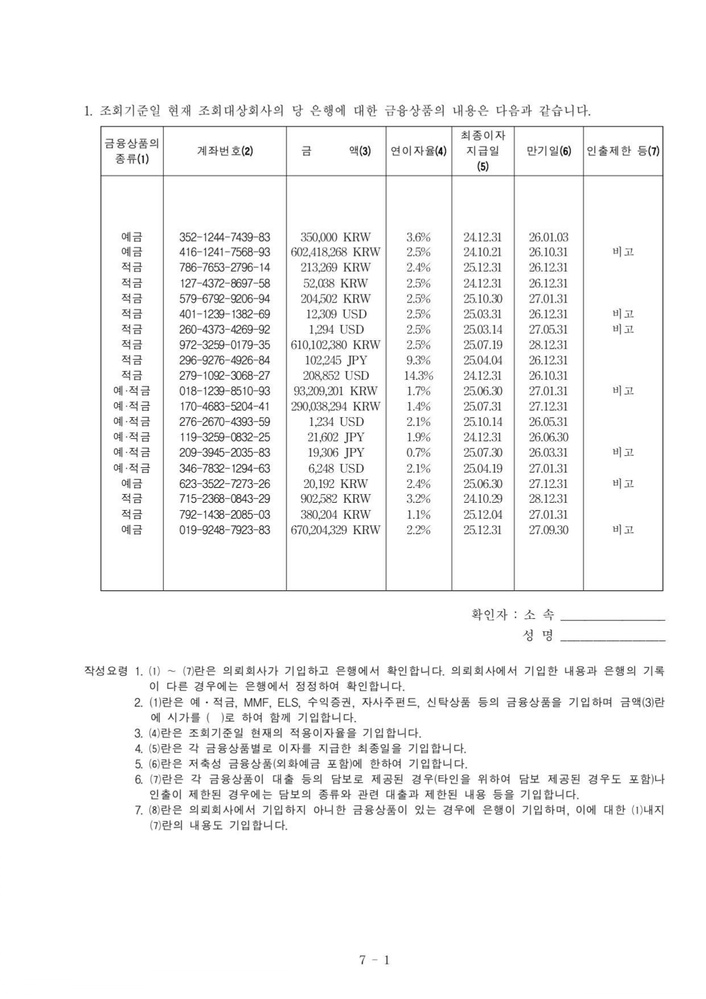
#> input picture tests/data/bank_audit_letter-0003.jpg, 706 x 999 px, shrunk from 1240 x 1755 before the run
$ python -i preprocessor.py   (imports and definitions only)
#> lines starting #> are read from the running program, lines starting #| are printed output that depends on the picture; after the words box and inside, x2 and y2 are one past the last pixel; in counts of white or black regions, pixels touching at a corner belong together
#> further down, picture is the input picture: shape (999, 706, 3); min 3, max 255, mean 245.5
# src/core/achieve/preprocessor.py
import cv2
import numpy
import numpy as np
from numpy import ndarray


class ImagePreprocessor:
    """
    OpenCV를 활용하여 문서 이미지의 기울기를 보정하고, 표 영역을 탐지하여 잘라낸 뒤,
    OCR 인식률을 극대화하기 위해 각 표의 이미지를 보정합니다.
    # TODO: 표가 크롭된 이미지일 때, 외곽 테두리(표 선)가 1,000픽셀이고, 글자가 100픽셀일 때 기울기를 올바르게 계산할 수 있나 확인
    """

    def process_page(self, page_image: np.ndarray) -> list[np.ndarray]:
        """
        문서 한 장을 입력받아 [수평 보정 -> 표 찾기 -> 자르기 -> 화질 개선] 과정을 거쳐
        최종적으로 OCR 인식에 최적화된 표 이미지 리스트를 반환하여 OCR을 수행할 수 있도록 합니다.

        Args:
            page_image (np.ndarray): PDF에서 변환된 원본 이미지 (BGR 컬러)

        Returns:
            list[np.ndarray]: 전처리가 완료된 '표 영역 이미지'의 리스트
        """
        # 전처리한 표 이미지를 보관하는 배열
        processed_tables = []

        # 1. 기울기 계산을 위해 페이지 전체 기울기 보정(Deskew) 로직 호출
        # 흑백(Gray) 상태에서 각도 계산이 더 정확하므로 컬러인 경우 흑백으로 변환합니다.
        if len(page_image.shape) == 3:  # 이미지가 컬러인 경우 (BGR)
            gray_for_skew = cv2.cvtColor(page_image, cv2.COLOR_BGR2GRAY)
        else:
            gray_for_skew = page_image

        # 2. 표 외곽선을 정확하게 찾기 위해 이미지의 기울어진 각도를 계산하고, 문서를 올바르게 회전하여 수평을 맞춥니다.
        angle = self._get_skew_angle(gray_for_skew)
        if abs(angle) > 0.5:    # 0.5도 미만의 미세한 기울기는 OCR 엔진이 자체적으로 허용 범위 내에서 처리할 수 있는 수준
            # 기울어진 각도의 반대 방향으로 회전을 시켜야 수평을 맞출 수 있음
            page_image = self._rotate_image(page_image, -angle)

        # 3. 문서 내에서 표가 위치한 영역을 탐지하여 Bounding Box (x, y, w, h) 형태를 획득
        bounding_boxes = self._detect_tables(page_image)

        # 4. 각각의 표를 이미지로 잘라내어 전처리를 수행
        for (x, y, w, h) in bounding_boxes: # 탐지한 각 표의 4가지 좌표를 순화하면서
            # 이미지 배열 슬라이싱을 통해 표 영역을 잘라냅니다.
            cropped_table = page_image[y:y+h, x:x+w]
            # 잘라낸 표의 이미지를 제거하고 글자를 선명하게 합니다.
            enhanced_table = self._enhance_image(cropped_table)
            processed_tables.append(enhanced_table)

        return processed_tables

    @staticmethod
    def _get_skew_angle(binary_image: numpy.ndarray) -> float:
        """
        문서 내 글자 배치 방향을 분석하여 얼마나 이미지가 기울어졌는지 계산합니다.

        Args:
            binary_image: 전처리가 필요한 이진화된 이미지 (배경: 255(흰색), 글자: 0(검은색))

        Returns:
            이미지를 똑바로 세우기 위해 보정해야 할 각도 (float, Degree 단위, 양수는 반시계 방향, 음수는 시계 방향)
        """
        # 1. 배경과 글자를 명확히 분리 (Otsu 이진화)
        # 글자 부분을 255(흰색)으로 반전해야 각도를 계산하여 데이터로 인식할 수 있습니다.
        _, thresh = cv2.threshold(binary_image, 0, 255, cv2.THRESH_BINARY_INV | cv2.THRESH_OTSU)
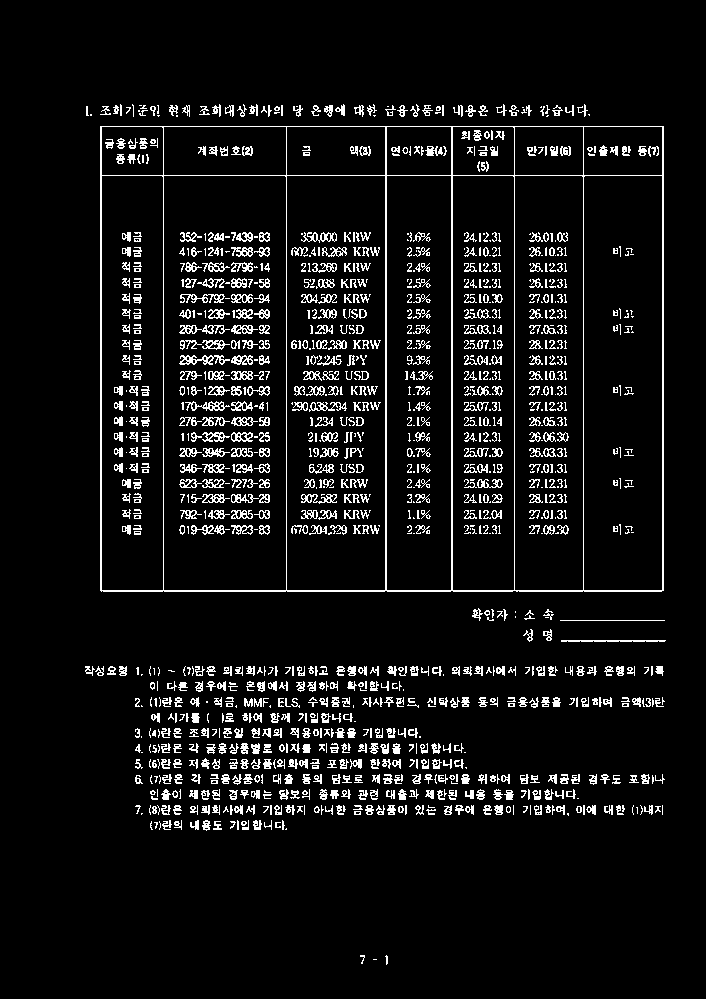
#> thresh: shape (999, 706); 7.2% white in thin lines or dots, all inside (x1, y1, x2, y2) = (85, 104, 666, 965)

        # 2. 글자가 있는 모든 좌표(x, y)를 추출
        """
        np.column_stack((array1, array2)): 두 배열을 옆으로 나란히 붙여서 2차원 배열(좌표 쌍)로 만듭니다.
            > np.column_stack(([1, 2, 3, 3], [1, 1, 1, 2]))
            > [[1, 1], [2, 1], [3, 1], [3, 2]] (y, x 좌표 쌍 완성)

        np.where(조건):
            배열에서 조건을 만족하는 요소들의 '인덱스(위치)'를 행(y) 따로, 열(x) 따로 반환합니다.

        l자_글자 = np.array([
            [255, 255, 255, 255, 255],
            [255,   0, 255, 255, 255], # (1, 1) 위치
            [255,   0, 255, 255, 255], # (2, 1) 위치
            [255,   0,   0, 255, 255], # (3, 1), (3, 2) 위치
            [255, 255, 255, 255, 255]
        ])

        조건(0인 글자 위치)을 만족하는 행(row) 인덱스와 열(column) 인덱스 추출
            > np.where(l자_글자 < 127)
            > (array([1, 2, 3, 3]), array([1, 1, 1, 2]))
        해석: 1행, 2행, 3행, 3행에 데이터가 있고 / 각 1열, 1열, 1열, 2열에 데이터가 있음
        """
        y_coords, x_coords = np.where(thresh > 0)   # 검은색이 아닌 글자 픽셀의 좌표 추출

        # 좌표 순서 교정 (y, x) -> (x, y)
        # openCV 함수는 (x, y) 형태의 좌표를 요구함
        # 추출한 좌표를 [x, y] 쌍의 형태로 묶어 2차원 리스트로 변환
        coords = np.column_stack((x_coords, y_coords))
#> coords = 50612 pairs, first value 85 to 665, second value 104 to 964

        # 3. 모든 글자 좌표를 감싸는 '가장 작은 회전된 사각형'을 찾음
        if not len(coords):
            return 0.0

        # MinAreaRect는 사각형을 회전시키며 글자 픽셀을 감싸는 넓이가 제일 작은 사각형을 찾는 함수
        # 사각형의 [중심점, (너비, 높이), 회전각도]를 반환
        # 이때 사각형의 각도가 문서가 삐뚫어진 각도와 일치함
        # 반시계 방향으로 기울어지면 양수, 시계 방향으로 기울어지면 음수 반환
        rect = cv2.minAreaRect(coords)
#> rect = ((375, 534), (860, 580), -90)
        angle = rect[-1]    # 사각형의 회전 각도 (Degree 단위)
#> angle = -90
        width, height = rect[1] # 사각형의 가로, 세로 길이 추출
#> width = 860; height = 580

        # 4. 사각형의 방향 보정
        # OpenCV의 MinAreaRect는 긴 변이 아닌 특정 축을 기준으로 각도를 주므로 긴 변을 수평 기준으로 삼도록 90도를 보정합니다.
        # width가 height보다 짧으면 기준이 세로로 잡힌 것이므로 90도를 더해 정규화함
        if width < height: angle += 90

        # 5. 최종 보정 각도 도출
        # (angle + 45) % 90 - 45 는 어떤 각도를 넣던 간에 수평축 기준으로 -45도 사이에서 45도 사이의 가장 가까운 회전값으로 변환합니다.
        # 마지막에 마이너스를 붙여 이미지 좌표계(아래로 갈수록 Y값이 커지는 특성)에서 회전 방향을 맞춥니다.
        skew_angle =  -((angle + 45) % 90 - 45)
#> skew_angle = 0

        return skew_angle

    # [30 lines left out: function _rotate_image, not called in this run]

    @staticmethod
    def _detect_tables(image: np.ndarray) -> list[tuple[int, int, int, int]]:
        """
        이미지를 극단적으로 변형하여 글자는 지우고 표의 '선'만 추출해 좌표를 반환합니다.
        여기서 변환된 이미지는 반환되지 않고 버려집니다.

        Args:
            image (np.ndarray): 기울기가 보정된 전체 페이지 이미지 (BGR 또는 Grayscale)

        Returns:
            list[tuple[int, int, int, int]]: 탐지된 표들의 (x, y, w, h) 좌표 리스트 (위에서 아래 순서로 정렬 권장)
        """
        # 1. 그레이스케일(Grayscale) 변환
        """
        numpy.ndarray.shape: 배열의 차원을 나타내는 함수
        컬러이미지의 배열: (세로, 가로, 3), 흑백이미지의 배열: (세로, 가로)
        """
        if len(image.shape) == 3:
            gray = cv2.cvtColor(image, cv2.COLOR_BGR2GRAY)
        else:
            gray = image.copy()

        # 2. 어댑티브 임계값 처리(Adaptive Thresholding)로 이진화 수행
        """
        어댑티브 임계값: 전체 이미지의 평균을 기준으로 0(검정)과 255(하양)로 구분하는 것이 아니라
        이미지를 작은 구역으로 나누어 임계값마다 배경은 하얗게(255), 글자는 까맣게(0) 처리
        -> 스캔 문서에서 명암 차이에서도 글자를 잘 찾아내게 함
        - 255: 임계값을 넘었을 때 부여할 최대값으로 흰색을 만들어야 하므로 255 고정
        - cv2.ADAPTIVE_THRESH_GAUSSIAN_C: 주변 영역의 평균을 구할 때 중앙부 픽셀에 가중치를 두어 조명 변화에 더 유연하게 대응하기 위한 가우시안 가중치
        - cv2.THRESH_BINARY: 기준보다 밝으면 255, 어두우면 0으로 나누는 이진화 방식
        - blockSize: 임계값을 계산할 주변 영역의 크기. 글자의 획 굵기보다 충분히 커야 글자와 배경을 구분 가능
        - C: 계산된 평균값에서 뺄 상수. 노이즈를 미세하게 조절하여 배경을 더 깨끗하게 날리는 역할
        """
        binary = cv2.adaptiveThreshold(
            gray, 255, cv2.ADAPTIVE_THRESH_GAUSSIAN_C, cv2.THRESH_BINARY_INV, 21, 10
        )
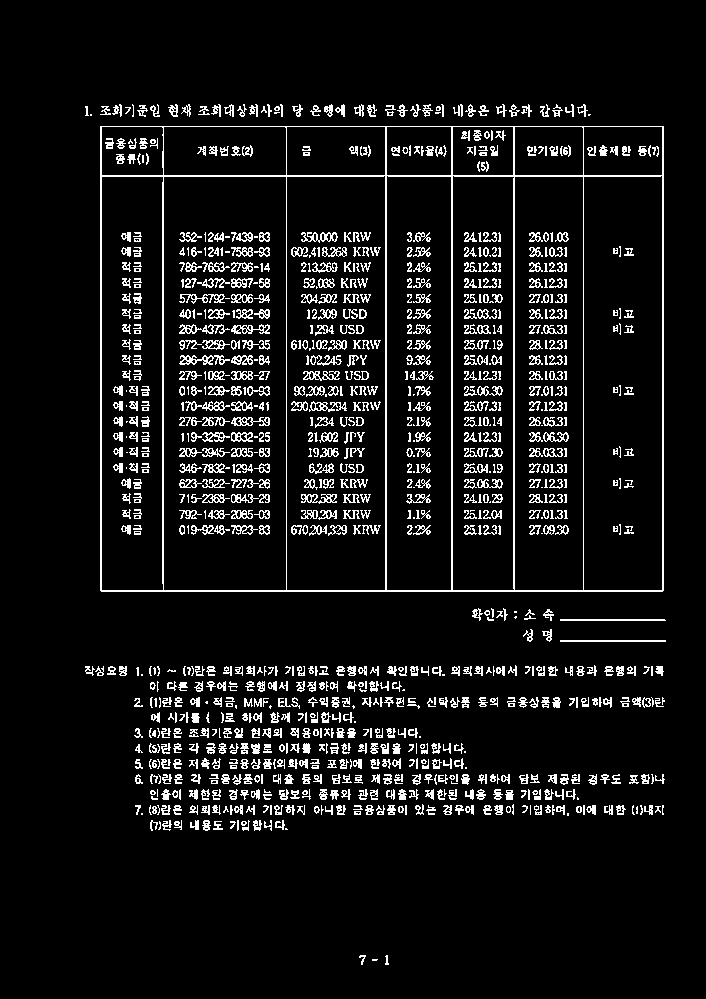
#> binary: shape (999, 706); 7.9% white in thin lines or dots, all inside (x1, y1, x2, y2) = (85, 104, 666, 965)

        # 3. 텍스트 라인을 덩어리로 묶음 (가로 팽창 강화)
        # 본문 표의 끊어진 행들을 하나로 묶기 위해 가로 커널을 키웁니다.
        # 가로 팽창: 표의 행이 끊어지는 경우가 많아서, 가로로 긴 커널을 사용하여 글자들이 하나의 덩어리로 묶이도록 합니다.
        kernel = cv2.getStructuringElement(cv2.MORPH_RECT, (50, 3)) # 가로로 매우 긴 직사각형 커널
        dilate = cv2.dilate(binary, kernel, iterations=2)   # 가로 방향으로 픽셀을 번지게 함
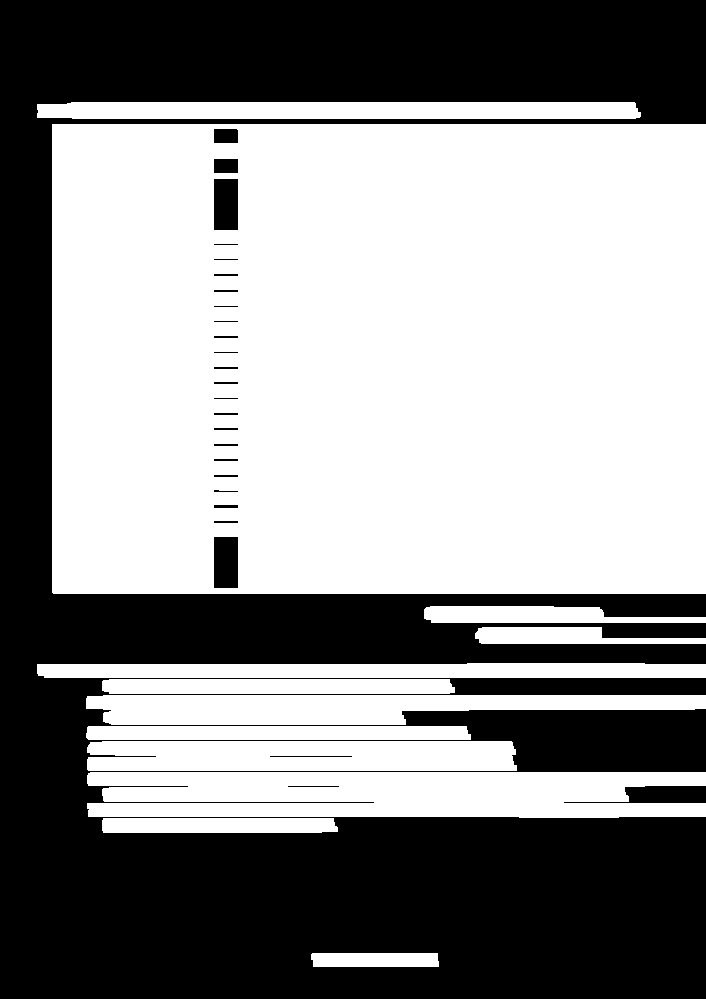
#> dilate: shape (999, 706); 56.4% white; 27 black regions

        # findcontours: 이미지에서 글자들이 뭉쳐진 덩어리를 감싸는 외곽선을 찾는 함수
        # cv2.RETR_EXTERNAL은 가장 바깥쪽의 외곽선만 찾도록 하는 옵션입니다.
        # 가장 바깥쪽 테두리 하나만 깔끔하게 가져옴
        contours, _ = cv2.findContours(dilate, cv2.RETR_EXTERNAL, cv2.CHAIN_APPROX_SIMPLE)
#> contours = 12 contours; largest, box (x1, y1, x2, y2) and area: (52, 124, 706, 594) 306256, (87, 772, 706, 818) 24750, (86, 695, 706, 725) 13152, (87, 741, 517, 771) 12172, (37, 102, 641, 119) 9501

        height, width = binary.shape
        bounding_boxes = []

        for contour in contours:
            x, y, w, h = cv2.boundingRect(contour)

            # 전체 너비의 25%보다 작거나, 높이가 40px 미만이면 무시
            if w < width * 0.25 or h < 40:
                continue

            # 밀도 계산: 영역 내 실제 픽셀(글자/셀)이 차지하는 비율
            # TODO: 팽창된 이미지로 위치를 찾되, 최종 좌표는 팽창 전 원본 이미지의 선에 맞게 보정하여 반환
            roi_binary = binary[y:y + h, x:x + w]
            density = cv2.countNonZero(roi_binary) / (w * h)

            # 밀도가 0.45가 넘으면 글자가 너무 빽빽한 일반 텍스트 영역으로 판단하여 제외
            if density > 0.45:
                continue

            # 하단 75% 이후에 나타나는 작은 박스는 데이터가 아닌 안내문구일 확률이 높음
            if y > height * 0.75 and h < 250:
                continue

            bounding_boxes.append((x, y, w, h))
#> this loop made 12 passes
#> (x, y, w, h) on passes 1, 2, 4, 5, 6, 7, 8, 9: (311, 953, 128, 14), (102, 818, 236, 15), (87, 741, 430, 30), (86, 726, 385, 14), (86, 695, 620, 30), (102, 679, 353, 15), (37, 663, 669, 15), (475, 627, 231, 17)
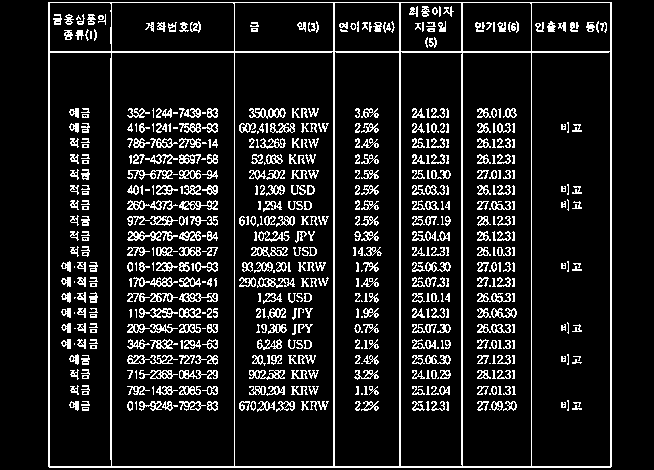
#> roi_binary: shape (470, 654); 12% white in thin lines or dots, all inside (x1, y1, x2, y2) = (48, 2, 612, 468)
#> after the loop, bounding_boxes = [(52, 124, 654, 470)]

        # Y축 기준 정렬 (문서 흐름대로)
        bounding_boxes.sort(key=lambda b: b[1])

        return bounding_boxes

    @staticmethod
    def _enhance_image(cropped_image: np.ndarray) -> ndarray:
        """
        원본 해상도를 유지한 잘라낸 표 이미지를 입력받아 노이즈를 제거하고 글씨를 뚜렷하게 이진화합니다.
        흐름: 그레이스케일 -> 블러링 -> 이진화 -> 모폴로지(열림/닫힘)

        Args:
            cropped_image (numpy.ndarray): OpenCV로 읽어온 BGR 이미지 데이터

        Returns:
            numpy.ndarray: 전처리가 완료된 이미지
        """
        # TODO: 크롭된 표 내부에서도 미세하게 틀어진 각도가 있다면 추가 Deskew 고려

        # 1. 그레이스케일 변환 (크롭된 이미지가 컬러일 수 있으므로 필수)
        if len(cropped_image.shape) == 3:
            processed = cv2.cvtColor(cropped_image, cv2.COLOR_BGR2GRAY)
        else:
            processed = cropped_image.copy()

        # 2. 가우시안 블러(Gaussian Blur)를 적용하여 미세한 스캔 노이즈 제거
        """
        가우시안 블러: 각 픽셀을 주변 픽셀의 가중 평균값으로 교체하여 이미지를 부드럽게 만드는 기법
        스캔된 이미지의 미세한 먼지(잡티)를 살짝 번지게 하여 지우는 작업입니다.
        ksize는 필터의 중심 픽셀을 기준으로 주변을 계산해야 하므로 홀수여야 함
        kernel size가 커지면 연산량이 증가하고 너무 많이 흐릿해져 글자를 인식하는 데 어려움 발생 가능
        -> ksize는 (3, 3) 또는 (5, 5)가 일반적
        """
        # TODO: 블러링 후에도 글자 경계가 너무 뭉개지는 경우, Bilateral Filter(양방향 필터)로 대체 고려
        # TODO: Median Blur(중간값 필터)도 노이즈 제거에 효과적이므로, 블러링 방식과 커널 크기에 따른 OCR 인식률 테스트 필요
        processed_image = cv2.GaussianBlur(processed, (5, 5), 0)

        # 3. 이진화 (배경은 하얗게, 글자는 까맣게)
        # OCR 엔진은 흰 배경/검은 글자 상태일 때 가장 인식률이 높음
        # 21(blockSize): 주변 영역 n개의 픽셀을 보고 밝기를 판단, 10(C): 평균에서 10만큼 어두워야 글씨로 인정
        """
        cv2.THRESH_BINARY_INV: 기준보다 밝으면 0, 어두우면 255으로 나누는 이진화 방식
        cv2.THRESH_BINARY: 기준보다 밝으면 255, 어두우면 0으로 나누는 이진화 방식
        """
        processed = cv2.adaptiveThreshold(
            processed_image, 255, cv2.ADAPTIVE_THRESH_GAUSSIAN_C, cv2.THRESH_BINARY, 21, 3
        )

        # 4. 모폴로지 팽창/침식 연산을 통해 끊어진 표의 선을 보정
        # 팽창 후 침식을 수행하여, 글자의 미세한 끊김이나 표 선의 빈틈을 '메워주는' 역할입니다.
        # 너무 큰 커널을 쓰면 글자가 뭉쳐 보이므로 (2,2)로 조밀하게 처리합니다.
        """
        모톨로지 연산: 이미지의 형태를 변경하는 연산
        - 팽창: 글자를 두껍게 하여 이미지의 형태를 변경하는 연산
        - 침식: 글자를 얇게 하여 붙어 있는 노이즈를 제거
        - 열림: 침식 후 팽창(작은 점 노이즈 제거)
        - 닫힘: 팽창 후 침식(끊어진 선 연결)
        - 커널: 특정 픽셀을 검증하기 위해 주변을 살피는 범위
        """
        kernel = np.ones((2, 2), np.uint8)
        processed = cv2.morphologyEx(processed, cv2.MORPH_CLOSE, kernel)    # 닫힘

        return processed


>>> import cv2
>>> picture = cv2.imread('../../../tests/data/bank_audit_letter-0003.jpg')
>>> result = ImagePreprocessor().process_page(picture)
#> the loop in process_page, `for (x, y, w, h) in bounding_boxes:` made 1 pass
#> (x, y, w, h, kernel in _enhance_image) on pass 1: (52, 124, 654, 470, [[1, 1], [1, 1]])
#> pass 1, in process_page, `cropped_table = page_image[y:y+h, x:x+w]`:
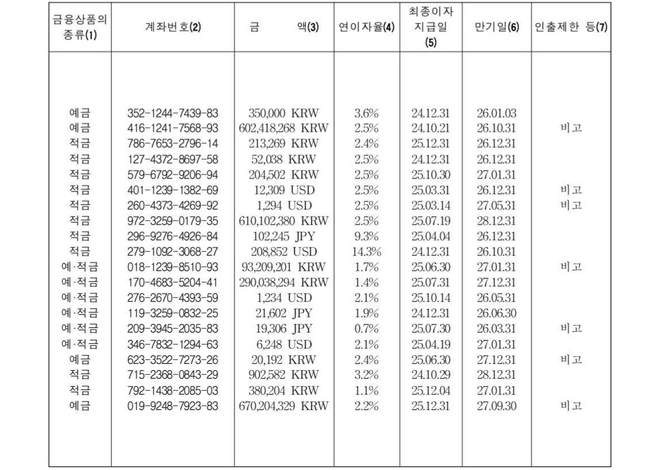
#> cropped_table: shape (470, 654, 3); min 3, max 255, mean 240.5
#> pass 1, in _enhance_image, `processed_image = cv2.GaussianBlur(processed, (5, 5), 0)`:
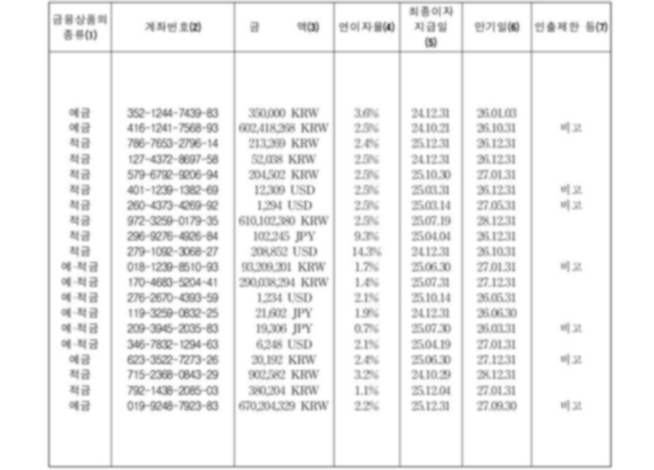
#> processed_image: shape (470, 654); min 81, max 255, mean 240.5
#> pass 1, in _enhance_image, `processed = cv2.adaptiveThreshold( processed_image, 255, cv2.ADAPTIVE_..`:
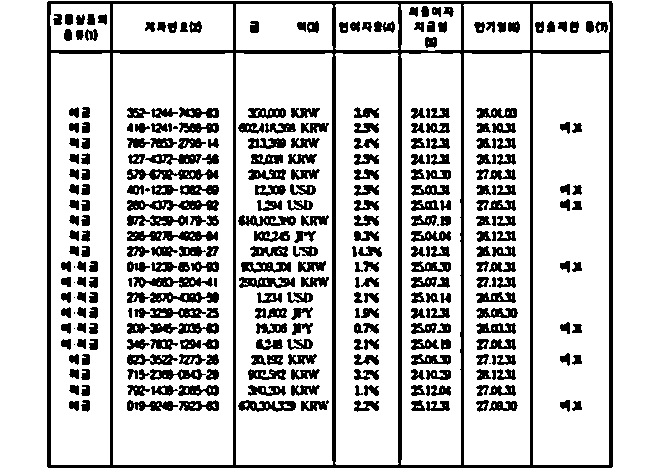
#> processed: shape (470, 654); 79.8% white; 331 black regions (12 under 20 px), largest, box (x1, y1, x2, y2) and area: (47, 1, 613, 468) 18265, (127, 231, 218, 241) 634, (127, 169, 219, 180) 631
#> after the loop in process_page, `for (x, y, w, h) in bounding_boxes:`: processed_tables = 1 item
#> result = 1 item
